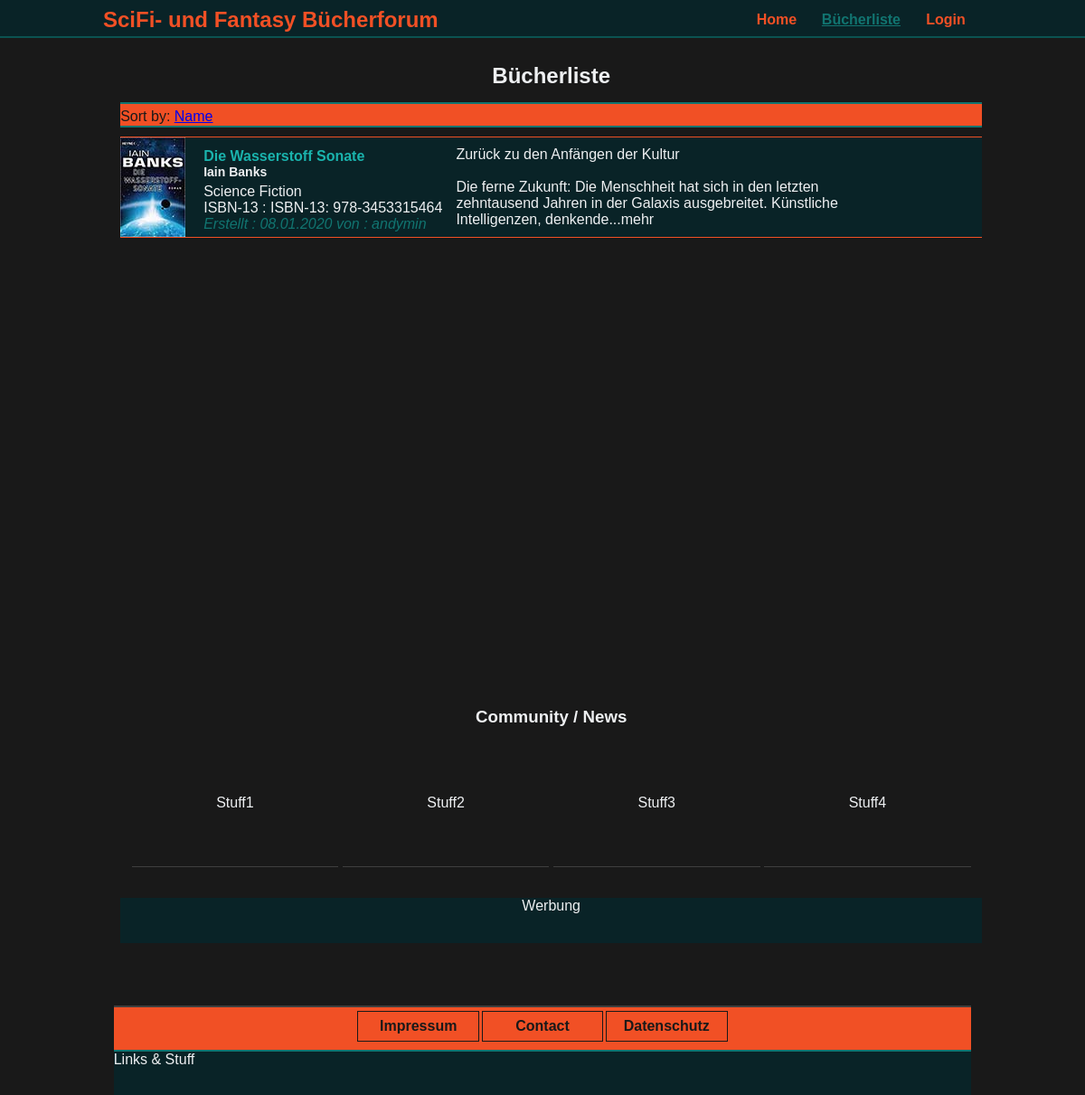
The app's page /index.php/start, older data.
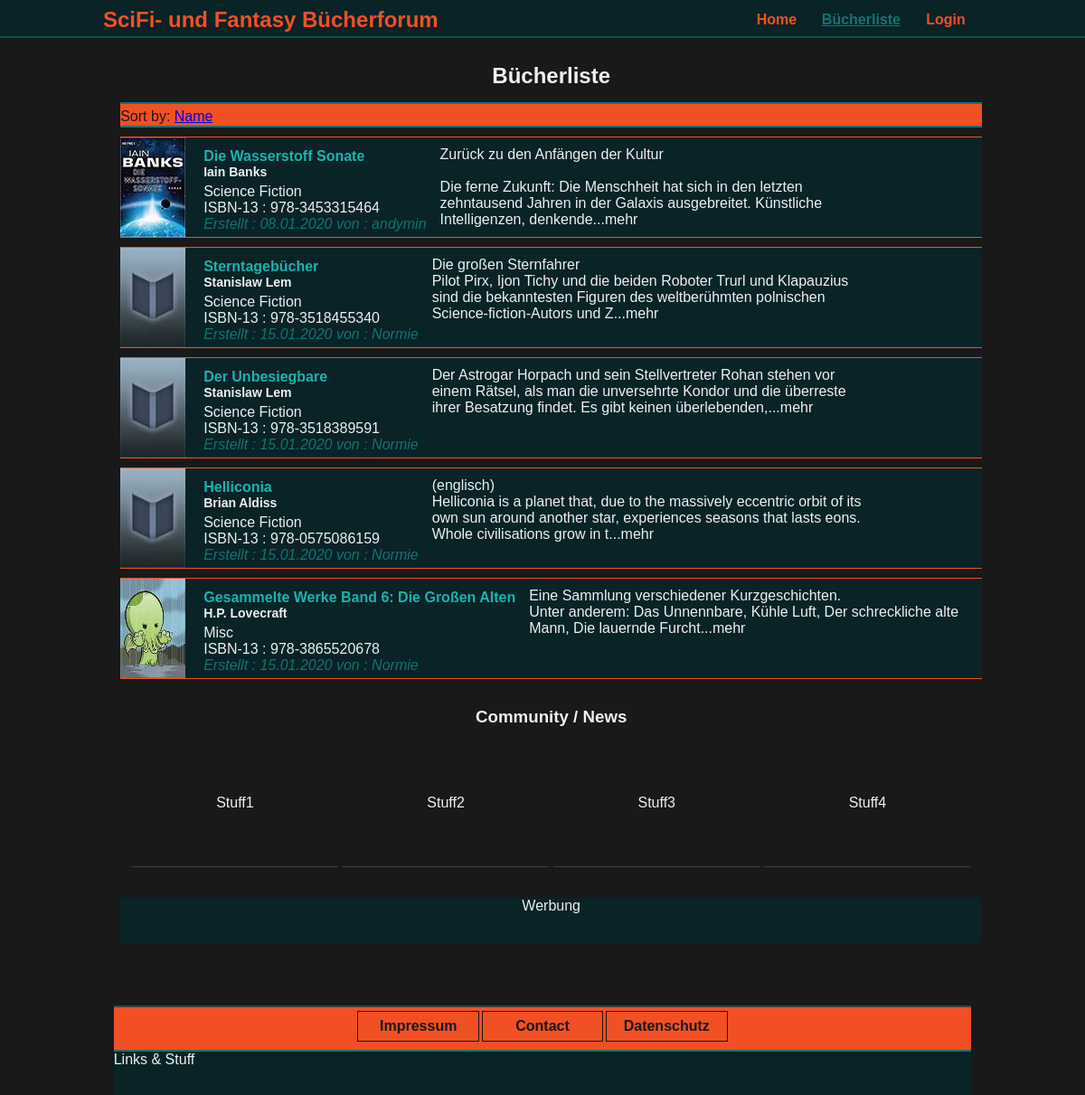
The same page, newer data.
### tables this page shows
CREATE TABLE `elements` (
  `id` int(10) UNSIGNED NOT NULL,
  `element_title` varchar(255) NOT NULL,
  `element_author` varchar(255) NOT NULL,
  `element_isbn` varchar(255) NOT NULL,
  `element_genre` varchar(255) NOT NULL,
  `element_description` text NOT NULL,
  `element_created_at` timestamp NOT NULL DEFAULT current_timestamp(),
  `element_changed_at` timestamp NOT NULL DEFAULT current_timestamp(),
  `element_pic` varchar(255) NOT NULL,
  `element_thumb` varchar(255) NOT NULL,
  `user_uid` int(10) UNSIGNED NOT NULL
);

CREATE TABLE `users` (
  `uid` int(10) UNSIGNED NOT NULL,
  `username` varchar(255) NOT NULL,
  `email` varchar(255) NOT NULL,
  `password` varchar(255) NOT NULL,
  `user_created_at` timestamp NOT NULL DEFAULT current_timestamp(),
  `user_changed_at` timestamp NOT NULL DEFAULT current_timestamp() ON UPDATE current_timestamp(),
  `user_role` int(10) UNSIGNED NOT NULL,
  `user_description` text DEFAULT NULL
);

### src/Core/AbstractController.php (called while the page is built, shortened)
<?php
abstract class AbstractController
{
    protected function render($view, $params)
    {
        extract($params);
        include __DIR__."./../../views/{$view}.php";
    }
}

### src/Element/ElementController.php (called while the page is built, shortened)
<?php
class ElementController extends AbstractController
{
    public function __construct(ElementRepository $elementRepository, ReviewRepository $reviewRepository, CommentRepository $commentRepository)
    {
        $this->elementRepository = $elementRepository;
    }
    public function index()
    {
        $booklist = $this->elementRepository->fetchAllElements();
        $this->render('page_main_book_list', ['booklist' => $booklist]);
    }
}

### src/Element/ElementRepository.php (called while the page is built, shortened)
<?php
class ElementRepository extends AbstractRepository
{
    public function getTableName()
    {
        return 'elements';
    }
    public function getModelName()
    {
        return 'App\\Element\\ElementModel';
    }
}

### src/Core/AbstractRepository.php (called while the page is built, shortened)
<?php
abstract class AbstractRepository
{
    protected $pdo;
    public function __construct(PDO $pdo)
    {
        $this->pdo = $pdo;
    }
    function fetchAllElements()
    {
        $model = $this->getModelName();
        $table = $this->getTableName();
        $qry = $this->pdo->query("SELECT * FROM `$table` JOIN `users` ON users.uid = elements.user_uid GROUP BY $table.id");
        $books = $qry->fetchAll(PDO::FETCH_CLASS, $model);
        return $books;
    }
}

### autoload.php (called while the page is built, shortened)
<?php
spl_autoload_register(function ($class) {
    $prefix = 'App\\';
    $base_dir = __DIR__ . '/src/';
    $len = strlen($prefix);
    $relative_class = substr($class, $len);
    $file = $base_dir . str_replace('\\', '/', $relative_class) . '.php';
});

### init.php (called while the page is built, shortened)
<?php
require __DIR__.'/autoload.php';
function e( string $str) : string
{
    $fstrg = htmlentities($str, ENT_QUOTES, 'UTF-8');
    return nl2br($fstrg);
}
function fixDate($string)
{
    $timestamp = strtotime($string);
    return date('d.m.Y', $timestamp);
}

### views/page_main_book_list.php (the view, shortened to what this page needs)
<main class="content-main">
    <div class="list-container clear">
        <div class="content-left t-center black">
            <h2>Bücherliste</h2>
            <div class="sort-bar orange clear">
                <p>Sort by: <a href="#">Name</a></p>
            </div>
            <ul class="book-prev">
            <?php foreach($booklist as $book) :?>
                <li>
                    <img src="/<?= $book->element_thumb === 'no image' ? 'img/uploads/small/dummy_pic_s.jpg' : $book->element_thumb ?>" alt="Einbandbild" width="72" height="110">
                    <div class="clear">
                        <div class="book-title">
                            <h3><?= e($book->element_title) ?></h3>
                            <h4><?= e($book->element_author) ?></h4>
                        </div>
                        <p class="book-data">
                            <span class="book-genre"><?= $book->element_genre ?></span>
                            <span class="book-isbn">ISBN-13 : <?= $book->element_isbn ?></span>
                            <span class="book-userdate">Erstellt : <?= fixDate($book->element_created_at) ?> von : <?= $book->username ?></span>
                        </p>
                    </div>
                    <p class="book-description"><?= e(substr($book->element_description, 0, 180)) . '<span class="remark">...mehr</span>' ?></p>
                    <a href="./book-single?id=<?= $book->id?>"></a>
                </li>
            <?php endforeach; ?>
            </ul>
        </div>
        <div class="content-right t-center black white-text">
            <h3 class="mbott-60">Community / News</h3>
            <ul class="newsfeed mbott-30">
                <li>Stuff1</li>
                <li>Stuff2</li>
                <li>Stuff3</li>
                <li>Stuff4</li>
            </ul>
            <div class="sell-out">
                Werbung
            </div>
        </div>
    </div>
</main>

### views/views_parts/page_parts_head.php (shortened to what this page needs)
<!DOCTYPE html>
<html lang="de">
<head>
    <link rel="stylesheet" href="./../../css/style_global.css">
    <link rel="stylesheet" href="./../../css/style_pages.css">
    <link rel="stylesheet" href="./../../css/style_media.css">
</head>
<body>
    <div class="wrapper">

### index.php (shortened to what this page needs)
<?php
require_once __DIR__."/init.php";
$path_info = $_SERVER['PATH_INFO'] ?? '';
$script = $_SERVER['SCRIPT_NAME'];
require_once __DIR__."/views/views_parts/page_parts_head.php";
if (isset($routes[$path_info])) {
    $route = $routes[$path_info];
    $controller = $container->create($route['controller']);
    $method = $route['method'];
    $controller->$method();
}else if(isset($links[$path_info])){
    $link = $links[$path_info];
    include_once __DIR__. $link;
}else{
    include_once __DIR__."/views/page_main_welcome.php";
}
include_once __DIR__."/views/views_parts/page_parts_nav.php";
include_once __DIR__."/views/views_parts/page_parts_foot.php";

### views/views_parts/page_parts_nav.php (shortened to what this page needs)
<nav class="top-nav j-green">
    <div class="nav-container clear">
        <h1 class="home orange-text ">SciFi- und Fantasy Bücherforum</h1>
        <ul class="nav-bar">
            <li class="<?php  echo $path_info === ''  ? 'active' : ''; ?>"><a href="<?=$script?>">Home</a></li>
            <li class="<?php  echo $path_info === '/start'  ? 'active' : ''; ?>"><a href="<?= $script ?>/start">Bücherliste</a></li>
            <?php if(!isset($_SESSION['login'])) :?>
            <li class="<?php  echo $path_info === '/login'  ? 'active' : ''; ?>"><a href="<?= $script ?>/login">Login</a></li>
            <?php endif; ?>
        </ul>
    </div>
</nav>

### views/views_parts/page_parts_foot.php
<footer class="orange">
    <div class="foot-nav">
        <ul>
            <li class="<?php  echo $path_info === '/impressum'  ? 'sub-active' : ''; ?>"><a href="<?= $script ?>/impressum">Impressum</a></li>
            <li class="<?php  echo $path_info === '/contact'  ? 'sub-active' : ''; ?>"><a href="<?= $script ?>/contact">Contact</a></li>
            <li class="<?php  echo $path_info === '/daten'  ? 'sub-active' : ''; ?>"><a href="<?= $script ?>/daten">Datenschutz</a></li>
        </ul>
    </div>
    <div class="stuff">
        Links & Stuff
    </div>
</footer>
</div>
</body>
</html>

### css/style_global.css (style rules this page uses)
*,*:after,*:before { box-sizing: border-box; padding: 0; margin: 0; }
html { font-family: 'Fira Sans', Arial, Helvetica, sans-serif; font-size: 16px; color: #eef0f2; background-color: #191919; }
.wrapper { width: 85%; margin-left: auto; margin-right: auto; }
ul,li { list-style-type: none; }
li>a { display: block; text-decoration: none; }
.clear:after { content: ""; display: table; clear: both; }
.t-center { text-align: center; }
.mbott-30 { margin-bottom: 30px; }
.mbott-60 { margin-bottom: 60px; }
.orange { background-color: #f15025; }
.j-green { background-color: #092327; }
.orange-text { color: #f15025; }
.black { background-color: #191919; }
.white-text { color: #eef0f2; }

### css/style_pages.css (style rules this page uses)
.top-nav { position: fixed; top:0; left:0; width: 100%; height: 42px; border-bottom: 2px solid #0B5351; z-index:50; }
.nav-container { width:85%; margin-left: auto; margin-right: auto; padding-left: 2%; padding-right: 2%; }
.top-nav h1 { margin-top: 8px; float:left; }
.nav-bar { float: right; }
.nav-bar li { float: left; margin-left: 5px; margin-right:5px; }
.nav-bar a { text-align: center; height: 40px; min-width:70px; padding: 2px 5px 2px 5px; color:#f15025; font-weight: bold; line-height: 40px; }
.active a,.active a:hover,.active a:focus { color: #117470 ; background-color: #092327; text-decoration: underline; }
.content-main { margin-top:42px; padding-top:20px; }
.content-main h3 { padding-top:12px; }
.welcome-container,.list-container { width: 95%; margin-left: auto; margin-right: auto; }
.content-left { float: left; width: 78%; margin-left: 1%; margin-right: 1%; padding: 8px; min-height: 700px; }
.content-right { float:left; width: 18%; margin-left: 1%; margin-right: 1%; padding: 8px; min-height: 700px; }
.newsfeed li { margin-top: 15px; border-bottom: 1px solid #3f3f3f; min-height: 50px; width: 100%; }
.sell-out { height:253px; background: url('../img/ui/anzeige_fake.jpg') no-repeat top left; }
.sort-bar { width: 100%; color: #191919; height: 28px; margin-top:15px; text-align: left; border-top: 2px solid #117470; border-bottom: 2px solid #117470; }
.sort-bar p { float:left; line-height: 28px; }
.book-prev { width:100%; }
.book-prev li { margin-top: 10px; border-bottom: 1px solid #f15025; border-top: 1px solid #f15025; background-color: #092327; }
.book-prev li:after { content: ""; display:table; clear:both; }
.book-prev li a { display: block; width: 62%; height: 113px; position: absolute; left: auto; z-index: 10; }
.book-prev li img { float: left; }
.book-prev h3 { font-size: 16px; color: #1ab3ad; }
.book-prev h4 { font-size: 14px; }
.book-prev li div { float: left; margin-left: 10px; text-align: left; }
.book-data { clear:both; float:left; margin-left: 10px; margin-top: 5px; }
.book-data span { display:block; }
.book-userdate { font-style: italic; color: #117470; }
.book-description { margin-top: 10px; float:left; margin-left: 15px; width: 50%; text-align: left; }
footer { min-height: 60px; width: 93%; margin-left: auto; margin-right: auto; padding-top: 5px; border-top: 2px solid #3f3f3f; }
.foot-nav { width: 36%; margin-left: auto; margin-right: auto; text-align: center; margin-bottom: 10px; }
.foot-nav li { display: inline-block; width:28%; }
.foot-nav a { display:block; height:32px; line-height: 32px; width:100%; color: #191919; outline: 1px solid #191919; font-weight: bold; }
.stuff { min-height: 50px; background-color: #092327; border-top: 2px solid #117470; }

### css/style_media.css (style rules this page uses)
@media only screen and (max-width: 1200px) { .foot-nav { width: 50%; } }
@media only screen and (max-width: 1200px) { .content-right { clear: both; width: 100%; min-height: 350px; } }
@media only screen and (max-width: 1200px) { .sell-out { height: 50px; background: #092327; } }
@media only screen and (max-width: 1200px) { .content-right li { display: inline-block; width: 24%; height: 80px; overflow: auto; } }
@media only screen and (max-width: 1200px) { .content-left { width: 100% } }
@media only screen and (max-width: 1200px) { .book-prev li a { width:79%; } }

Row changes from the older to the newer data that the page shows:
changed elements "Die Wasserstoff Sonate": element_isbn "ISBN-13: 978-3453315464" → "978-3453315464"
added elements: element_title "Sterntagebücher", element_author "Stanislaw Lem", element_genre "Science Fiction", element_isbn "978-3518455340", element_created_at "15.01.2020", user_uid.username "Normie", element_description "Die großen Sternfahrer Pilot Pirx, Ijon Tichy und die beiden Roboter Trurl und Klapauzius sind die bekanntesten Figuren des weltberühmten polnischen Science-fiction-Autors und Z"
added elements: element_title "Der Unbesiegbare", element_author "Stanislaw Lem", element_genre "Science Fiction", element_isbn "978-3518389591", element_created_at "15.01.2020", user_uid.username "Normie", element_description "Der Astrogar Horpach und sein Stellvertreter Rohan stehen vor einem Rätsel, als man die unversehrte Kondor und die überreste ihrer Besatzung findet. Es gibt keinen überlebenden,"
added elements: element_title "Helliconia", element_author "Brian Aldiss", element_genre "Science Fiction", element_isbn "978-0575086159", element_created_at "15.01.2020", user_uid.username "Normie", element_description "(englisch) Helliconia is a planet that, due to the massively eccentric orbit of its own sun around another star, experiences seasons that lasts eons. Whole civilisations grow in t"
added elements: element_thumb (picture), element_title "Gesammelte Werke Band 6: Die Großen Alten", element_author "H.P. Lovecraft", element_genre "Misc", element_isbn "978-3865520678", element_created_at "15.01.2020", user_uid.username "Normie", element_description "Eine Sammlung verschiedener Kurzgeschichten. Unter anderem: Das Unnennbare, Kühle Luft, Der schreckliche alte Mann, Die lauernde Furcht"
